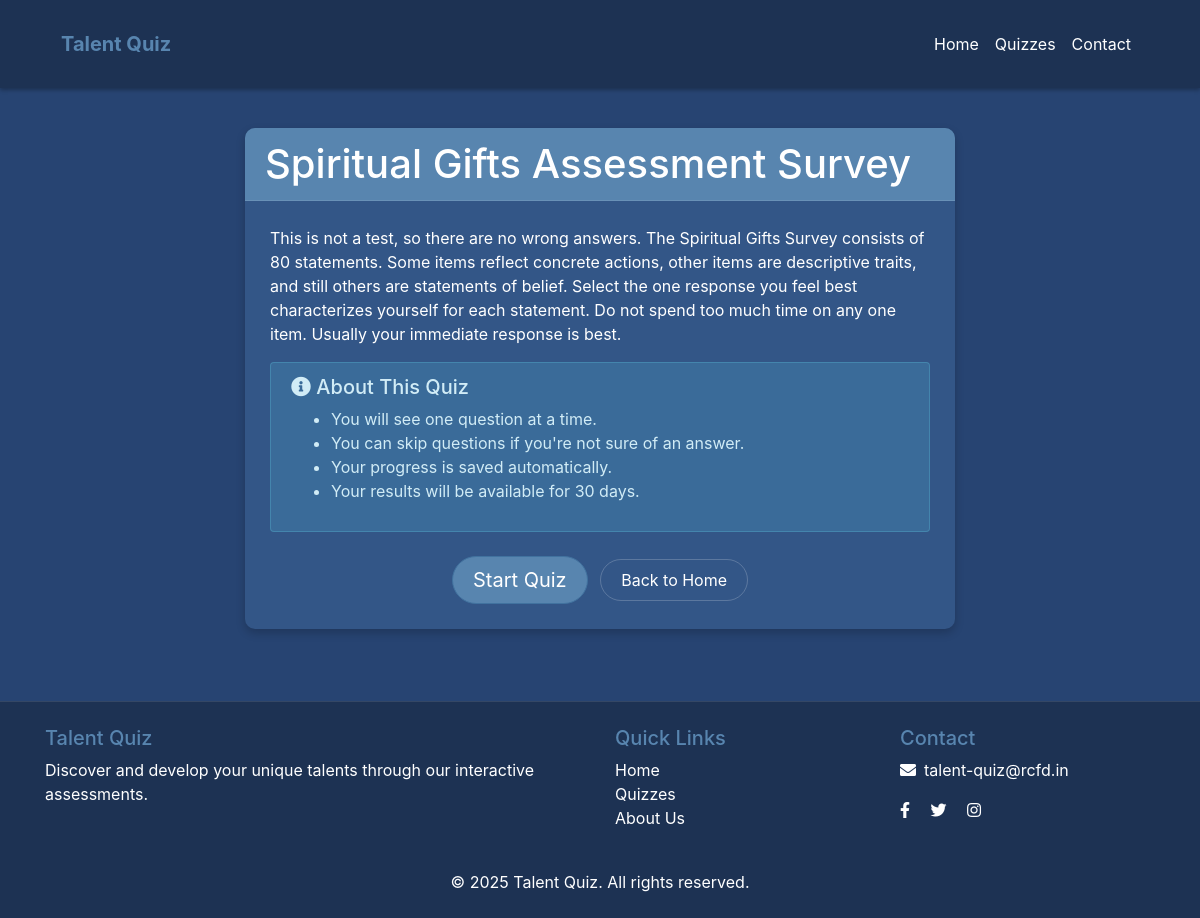
Screenshot of /quiz/2/ with the database file from the repository.
### app/models.py (models this page shows, shortened)
class Quiz(models.Model):
    title = models.CharField(max_length=255)
    description = models.TextField(blank=True, null=True)
    created_at = models.DateTimeField(auto_now_add=True)
    class Meta:
        verbose_name_plural = "Quizzes"

### app/views.py (the view)
# urls.py: path('quiz/<int:quiz_id>/', quiz_detail, name='quiz-detail'),
def quiz_detail(request, quiz_id):
    quiz = get_object_or_404(Quiz, id=quiz_id)
    return render(request, 'app/quiz_detail.html', {'quiz': quiz})

### app/templates/app/quiz_detail.html (shortened to what this page needs)
{% extends 'base.html' %}
{% block content %}
<div class="container">
    <div class="row">
        <div class="col-md-8 offset-md-2">
            <div class="card">
                <div class="card-header bg-primary text-white">
                    <h1 class="mb-0">{{ quiz.title }}</h1>
                </div>
                {% if quiz.description %}
                <div class="card-body">
                    <p class="card-text">{{ quiz.description }}</p>
                    <div class="alert alert-info">
                        <h5><i class="fas fa-info-circle"></i> About This Quiz</h5>
                        <ul>
                            <li>You will see one question at a time.</li>
                            <li>You can skip questions if you're not sure of an answer.</li>
                            <li>Your progress is saved automatically.</li>
                            <li>Your results will be available for 30 days.</li>
                        </ul>
                    </div>
                    <div class="text-center mt-4">
                        <a href="{% url 'app:quiz-start' quiz.id %}" class="btn btn-primary btn-lg">Start Quiz</a>
                        <a href="{% url 'app:home' %}" class="btn btn-outline-secondary ml-2">Back to Home</a>
                    </div>
                </div>
                {% endif %}
            </div>
        </div>
    </div>
</div>
{% endblock %}

### static/css/theme.css (style rules this page uses)
html, body { background-color: #2F2420; color: #F9F9F9; }
:root { --primary: #5885AF; --primary-light: #C3E0E5; --primary-dark: #41729F; --bg-dark: #274472; --bg-darker: #1D3253; --bg-card: #335687; --text-light: #FFFFFF; --text-dark: #274472; --accent: #C3E0E5; --accent-light: #E1F1F4; --accent-dark: #8BB9C7; --success: #4CAF50; --warning: #FFC107; --danger: #F44336; --info: #2196F3; --success-bg: rgba(76, 175, 80, 0.2); --success-border: rgba(76, 175, 80, 0.3); --success-text: #c3e6c4; --info-bg: rgba(91, 192, 222, 0.2); --info-border: rgba(91, 192, 222, 0.3); --info-text: #d1ecf6; --warning-bg: rgba(240, 173, 78, 0.2); --warning-border: rgba(240, 173, 78, 0.3); --warning-text: #f5e2c6; --danger-bg: rgba(217, 83, 79, 0.2); --danger-border: rgba(217, 83, 79, 0.3); --danger-text: #f8d7da; --bs-primary: var(--primary); --bs-secondary: var(--bg-card); --bs-success: #4CAF50; --bs-info: #5bc0de; --bs-warning: #f0ad4e; --bs-danger: #d9534f; --bs-light: var(--accent); --bs-dark: var(--bg-dark); }
.bg-primary { background-color: var(--primary) !important; }
.bg-dark { background-color: var(--bg-dark) !important; }
.alert-info { background-color: var(--info-bg); border-color: var(--info-border); color: var(--info-text); }
.btn-primary { background-color: var(--primary); border-color: var(--primary-dark); color: var(--text-light); }
.card { background-color: var(--bg-card); border: none; border-radius: 10px; box-shadow: 0 4px 12px rgba(0, 0, 0, 0.2); }
.card-header { background-color: var(--bg-darker) !important; border-bottom: 1px solid rgba(255, 255, 255, 0.1); color: var(--text-light); }
.card-body { color: var(--text-light); }

### static/css/style.css (style rules this page uses)
.card { transition: transform 0.2s ease; box-shadow: 0 4px 10px rgba(0, 0, 0, 0.2); border: none; background-color: var(--bg-card); color: var(--text-light); border-radius: 10px; overflow: hidden; }
.card-header { background-color: var(--bg-darker) !important; color: var(--text-light) !important; border-bottom: 1px solid rgba(255, 255, 255, 0.1); }
.card-body { padding: 25px; }
.btn-primary { background-color: var(--primary); border-color: var(--primary-dark); color: var(--text-light); border-radius: 25px; padding: 8px 20px; transition: all 0.2s ease; }
.btn-outline-secondary { color: var(--text-light); border-color: rgba(255, 255, 255, 0.2); background-color: transparent; border-radius: 25px; padding: 8px 20px; transition: all 0.2s ease; }
.bg-primary { background-color: var(--primary) !important; }
.bg-dark { background-color: var(--bg-dark) !important; }
a { color: var(--primary); transition: color 0.2s ease; }

### rows the page displays
Quiz: title "Spiritual Gifts Assessment Survey", description "This is not a test, so there are no wrong answers. The Spiritual Gifts Survey consists of 80 statements. Some items reflect concrete actions, other items are descriptive traits, and still others are statements of belief. Select the one response you feel best characterizes yourself for each statement. Do not spend too much time on any one item. Usually your immediate response is best."
